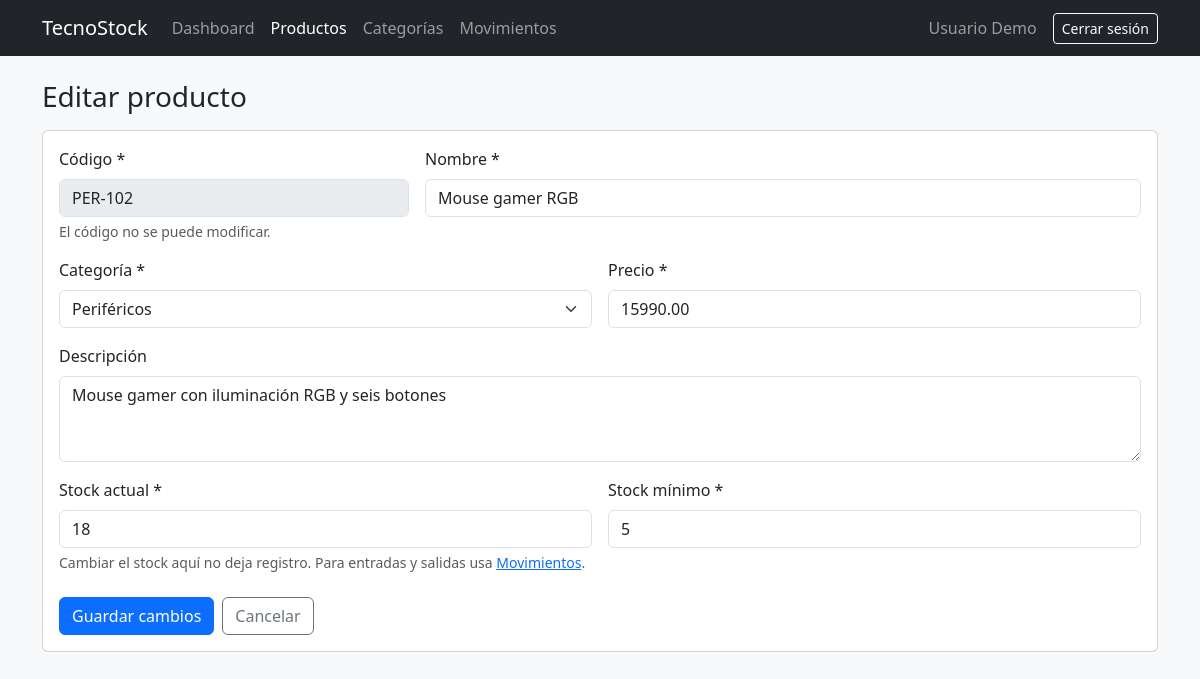
Page /producto_editar.php?id=2 (signed in) on the committed database.
### tables this page shows
CREATE TABLE IF NOT EXISTS productos (
    id_producto  INT AUTO_INCREMENT PRIMARY KEY,
    codigo       VARCHAR(50)  NOT NULL UNIQUE,
    nombre       VARCHAR(150) NOT NULL,
    descripcion  TEXT,
    precio       DECIMAL(10,2) NOT NULL DEFAULT 0,
    stock_actual INT NOT NULL DEFAULT 0,
    stock_minimo INT NOT NULL DEFAULT 0,
    estado       TINYINT(1) NOT NULL DEFAULT 1,
    id_categoria INT NOT NULL,
    CONSTRAINT chk_precio_no_negativo       CHECK (precio >= 0),
    CONSTRAINT chk_stock_actual_no_negativo CHECK (stock_actual >= 0),
    CONSTRAINT chk_stock_minimo_no_negativo CHECK (stock_minimo >= 0),
    CONSTRAINT fk_productos_categoria FOREIGN KEY (id_categoria)
        REFERENCES categorias (id_categoria)
        ON UPDATE CASCADE ON DELETE RESTRICT
);

CREATE TABLE IF NOT EXISTS categorias (
    id_categoria INT AUTO_INCREMENT PRIMARY KEY,
    nombre       VARCHAR(100) NOT NULL UNIQUE,
    descripcion  TEXT,
    estado       TINYINT(1) NOT NULL DEFAULT 1
);

### includes/sesion.php (called while the page is built, shortened)
<?php
function e($valor) {
    return htmlspecialchars((string)$valor, ENT_QUOTES, 'UTF-8');
}
function dato($origen, $clave, $recortar = true) {
    $valor = $origen[$clave] ?? '';
    return $recortar ? trim($valor) : $valor;
}

### includes/form_producto.php (the view, shortened to what this page needs)
<?php
$accion_url = ($modo === 'nuevo') ? 'producto_nuevo.php' : 'producto_editar.php?id=' . (int)$id_producto;
?>
<div class="card">
    <div class="card-body">
        <form method="POST" action="<?php echo e($accion_url); ?>" class="needs-validation" novalidate>
            <div class="row g-3">
                <div class="col-md-4">
                    <label for="codigo" class="form-label">Código *</label>
                    <?php if ($modo === 'nuevo'): ?>
                        <input type="text" class="form-control" id="codigo" name="codigo" maxlength="50"
                               pattern="[A-Za-z0-9_\-]+" required
                               value="<?php echo e($datos['codigo']); ?>">
                        <div class="invalid-feedback">Obligatorio. Solo letras, números, guion y guion bajo (sin espacios).</div>
                    <?php else: ?>
                        <input type="text" class="form-control" id="codigo" value="<?php echo e($datos['codigo']); ?>" disabled>
                        <div class="form-text">El código no se puede modificar.</div>
                    <?php endif; ?>
                </div>
                <div class="col-md-8">
                    <label for="nombre" class="form-label">Nombre *</label>
                    <input type="text" class="form-control" id="nombre" name="nombre" maxlength="150" required
                           value="<?php echo e($datos['nombre']); ?>">
                </div>
                <div class="col-md-6">
                    <label for="id_categoria" class="form-label">Categoría *</label>
                    <select class="form-select" id="id_categoria" name="id_categoria" required>
                        <?php foreach ($categorias as $c): ?>
                            <option value="<?php echo (int)$c['id_categoria']; ?>"
                                <?php echo ((string)$datos['id_categoria'] === (string)$c['id_categoria']) ? 'selected' : ''; ?>>
                                <?php echo e($c['nombre']); ?><?php echo $c['estado'] == 0 ? ' (inactiva)' : ''; ?>
                            </option>
                        <?php endforeach; ?>
                    </select>
                </div>
                <div class="col-md-6">
                    <label for="precio" class="form-label">Precio *</label>
                    <input type="number" class="form-control" id="precio" name="precio" min="0" step="0.01" required
                           value="<?php echo e($datos['precio']); ?>">
                </div>
                <div class="col-12">
                    <label for="descripcion" class="form-label">Descripción</label>
                    <textarea class="form-control" id="descripcion" name="descripcion" rows="3"
                              maxlength="1000"><?php echo e($datos['descripcion']); ?></textarea>
                </div>
                <div class="col-md-6">
                    <label for="stock_actual" class="form-label">Stock actual *</label>
                    <input type="number" class="form-control" id="stock_actual" name="stock_actual"
                           min="0" max="1000000" step="1" required
                           value="<?php echo e($datos['stock_actual']); ?>">
                    <?php if ($modo === 'editar'): ?>
                        <div class="form-text">Cambiar el stock aquí no deja registro. Para entradas y salidas usa <a href="movimientos.php?producto=<?php echo (int)$id_producto; ?>">Movimientos</a>.</div>
                    <?php endif; ?>
                </div>
                <div class="col-md-6">
                    <label for="stock_minimo" class="form-label">Stock mínimo *</label>
                    <input type="number" class="form-control" id="stock_minimo" name="stock_minimo"
                           min="0" max="1000000" step="1" required
                           value="<?php echo e($datos['stock_minimo']); ?>">
                </div>
            </div>
            <div class="mt-4 d-flex gap-2">
                <button type="submit" class="btn btn-primary">
                    <?php echo $modo === 'nuevo' ? 'Registrar producto' : 'Guardar cambios'; ?>
                </button>
                <a href="productos.php" class="btn btn-outline-secondary">Cancelar</a>
            </div>
        </form>
    </div>
</div>

### rows in the picture
productos: codigo "PER-102", nombre "Mouse gamer RGB", id_categoria "Periféricos", precio "15990.00", descripcion "Mouse gamer con iluminación RGB y seis botones", stock_actual "18", stock_minimo "5"

### other values in the picture
$_SESSION['nombre'] "Usuario Demo"
